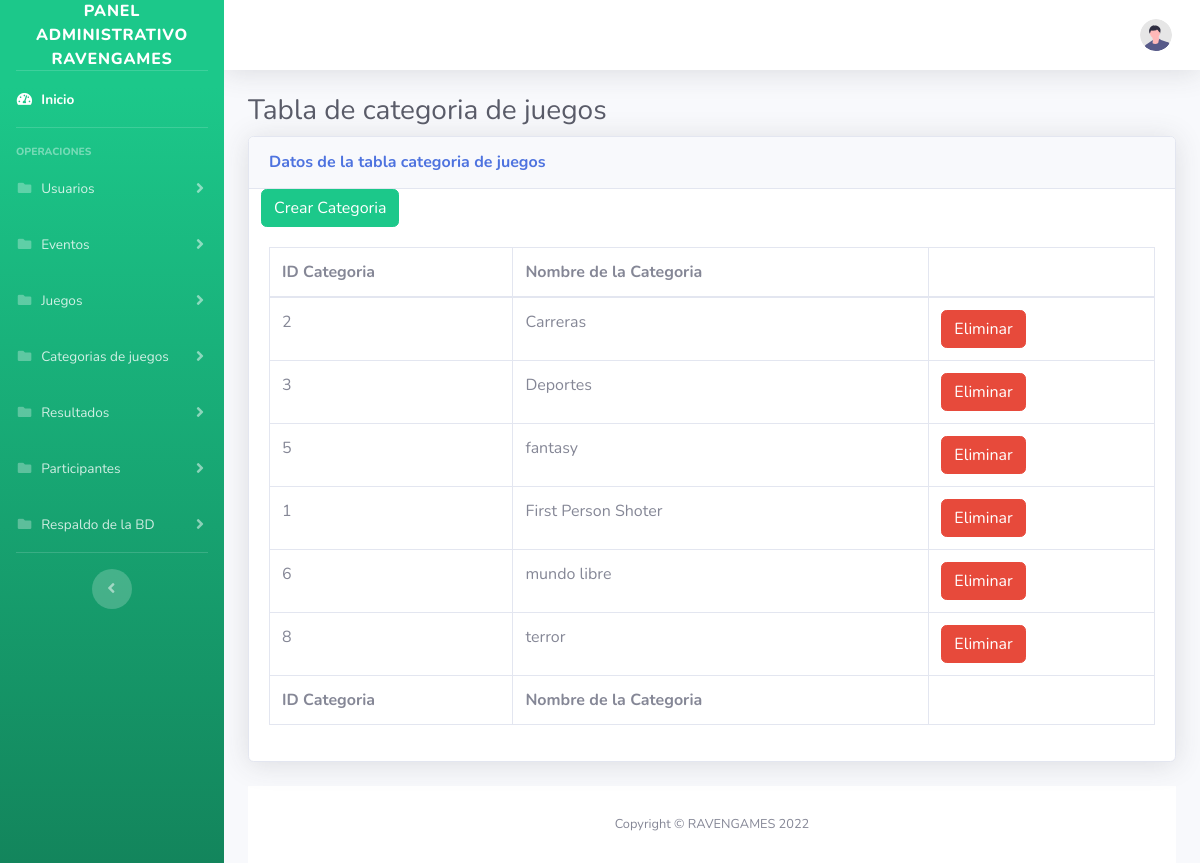
Page /paneladm/tablacatjuego.php on the committed database.
### tables this page shows
CREATE TABLE `catjuegos` (
  `idcategoria` int(10) NOT NULL AUTO_INCREMENT,
  `nombrecat` varchar(50) DEFAULT NULL,
  PRIMARY KEY (`idcategoria`),
  KEY `nombrecat` (`nombrecat`)
);

### paneladm/controller/categcontroller.php (called while the page is built)
<?php
$consultacat= "SELECT * FROM catjuegos";
?>

### paneladm/tablacatjuego.php (the view, shortened to what this page needs)
<?php
include_once ('../BD/conexion.php')
?>
<!DOCTYPE html>
<html lang="en">
<head>
    <link href="vendor/fontawesome-free/css/all.min.css" rel="stylesheet" type="text/css">
    <link href="css/sb-admin-2.min.css" rel="stylesheet">
</head>
<body id="page-top">
<?php
include './layauts/menunavbar.php';
include './controller/categcontroller.php';
    ?>
  <div class="container-fluid">
<h1 class="h3 mb-2 text-gray-800">Tabla de categoria de juegos</h1>
<div class="card shadow mb-4">
    <div class="card-header py-3">
        <h6 class="m-0 font-weight-bold text-primary">Datos de la tabla categoria de juegos  </h6>
    </div>
        <div class="col-md-8 ">
            <a type="text" class="btn btn-success" tabindex="-1" role="button" href="crearcatjuegos.php">Crear Categoria</a>
        </div>
        <div class="card-body">
                            <div class="table-responsive">
                                <table class="table table-bordered" id="dataTable" width="100%" cellspacing="0">
                                    <thead>
                                        <tr>
                                            <th>ID Categoria</th>
                                            <th>Nombre de la Categoria</th>
                                            <th> </th>
                                        </tr>
                                    </thead>
                                    <tfoot>
                                        <tr>
                                            <th>ID Categoria</th>
                                            <th>Nombre de la Categoria</th>
                                            <th>   </th>
                                        </tr>
                                    </tfoot>
                                    <tbody>
                                        <?php
                                            if ($resultado = $conexion->query($consultacat)) {
                                                while ($obj = $resultado->fetch_object()) {
                                    ?>
                                            <tr>
                                                <td><?= $obj->idcategoria ?></td>
                                                <td><?= $obj->nombrecat?></td>
                                                <td>
                                                <form action="./controller/deletecat.php" method="post">
                                                <button type="submit" name="delete_btn" class="btn btn-danger"> Eliminar</button>
                                                </form>
                                                </td>
                                            </tr>
                                        <?php
                                        }
                                        }
                                        ?>
                                    </tbody>
                                </table>
                            </div>
                        </div>
</div>
<?php
include './layauts/allfooter.php'
?>
</body>
</html>

### paneladm/layauts/menunavbar.php (shortened to what this page needs)
<div id="wrapper">
<ul class="navbar-nav bg-gradient-success sidebar sidebar-dark accordion" id="accordionSidebar">
    <a class="sidebar-brand d-flex align-items-center justify-content-center" href="index.PHP">
        <div class="sidebar-brand-text mx-3">Panel Administrativo RavenGames</div>
    </a>
    <hr class="sidebar-divider my-0">
    <li class="nav-item active">
        <a class="nav-link" href="index.PHP">
            <i class="fas fa-fw fa-tachometer-alt"></i>
            <span>Inicio</span></a>
    </li>
    <hr class="sidebar-divider">
    <div class="sidebar-heading">
        Operaciones
    </div>
    <li class="nav-item">
        <a class="nav-link collapsed" href="#" data-toggle="collapse" data-target="#collapseUsua"
            aria-expanded="true" aria-controls="collapseUsua">
            <i class="fas fa-fw fa-folder"></i>
            <span>Usuarios</span>
        </a>
    </li>
    <li class="nav-item">
        <a class="nav-link collapsed" href="#" data-toggle="collapse" data-target="#collapseEve"
            aria-expanded="true" aria-controls="collapseEve">
            <i class="fas fa-fw fa-folder"></i>
            <span>Eventos</span>
        </a>
    </li>
    <li class="nav-item">
        <a class="nav-link collapsed" href="#" data-toggle="collapse" data-target="#collapseJuegos"
            aria-expanded="true" aria-controls="collapseJuegos">
            <i class="fas fa-fw fa-folder"></i>
            <span>Juegos</span>
        </a>
    </li>
    <li class="nav-item">
        <a class="nav-link collapsed" href="#" data-toggle="collapse" data-target="#collapseCate"
            aria-expanded="true" aria-controls="collapseCate">
            <i class="fas fa-fw fa-folder"></i>
            <span>Categorias de juegos</span>
        </a>
    </li>
    <li class="nav-item">
        <a class="nav-link collapsed" href="#" data-toggle="collapse" data-target="#collapseResul"
            aria-expanded="true" aria-controls="collapseResul">
            <i class="fas fa-fw fa-folder"></i>
            <span>Resultados</span>
        </a>
    </li>
    <li class="nav-item">
        <a class="nav-link collapsed" href="#" data-toggle="collapse" data-target="#collapsePartisi"
            aria-expanded="true" aria-controls="collapsePartisi">
            <i class="fas fa-fw fa-folder"></i>
            <span>Participantes</span>
        </a>
    </li>
    <li class="nav-item">
        <a class="nav-link collapsed" href="#" data-toggle="collapse" data-target="#collapseResp"
            aria-expanded="true" aria-controls="collapseResp">
            <i class="fas fa-fw fa-folder"></i>
            <span>Respaldo de la BD</span>
        </a>
    </li>
    <hr class="sidebar-divider d-none d-md-block">
    <div class="text-center d-none d-md-inline">
        <button class="rounded-circle border-0" id="sidebarToggle"></button>
    </div>
</ul>
        <div id="content-wrapper" class="d-flex flex-column">
            <div id="content">
                <nav class="navbar navbar-expand navbar-light bg-white topbar mb-4 static-top shadow">
                    <ul class="navbar-nav ml-auto">
                        <li class="nav-item dropdown no-arrow">
                            <a class="nav-link dropdown-toggle" href="#" id="userDropdown" role="button"
                                data-toggle="dropdown" aria-haspopup="true" aria-expanded="false">
                                <img class="img-profile rounded-circle"
                                    src="img/undraw_profile.svg">
                            </a>
                        </li>
                    </ul>
                </nav>

### paneladm/layauts/allfooter.php (shortened to what this page needs)
        <footer class="sticky-footer bg-white">
            <div class="container my-auto">
                <div class="copyright text-center my-auto">
                    <span>Copyright &copy; RAVENGAMES 2022</span>
                </div>
            </div>
        </footer>
    </div>
</div>

### rows in the picture
catjuegos: idcategoria "2", nombrecat "Carreras"
catjuegos: idcategoria "3", nombrecat "Deportes"
catjuegos: idcategoria "5", nombrecat "fantasy"
catjuegos: idcategoria "1", nombrecat "First Person Shoter"
catjuegos: idcategoria "6", nombrecat "mundo libre"
catjuegos: idcategoria "8", nombrecat "terror"
